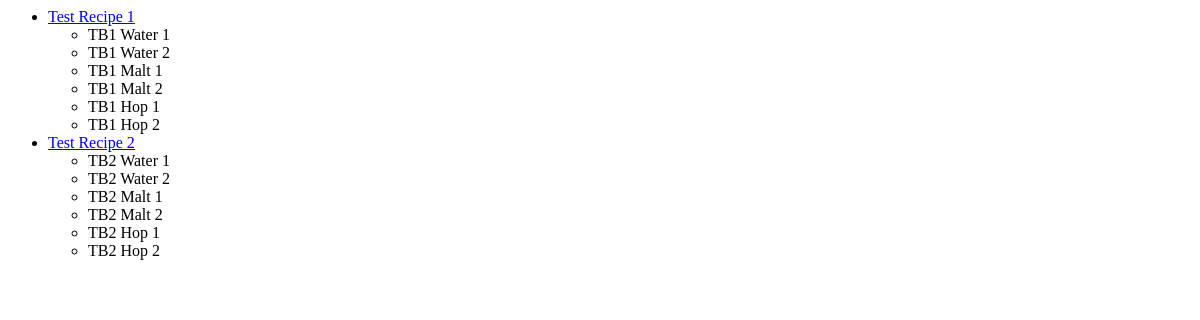
Before: /recipes/ with the older database file.
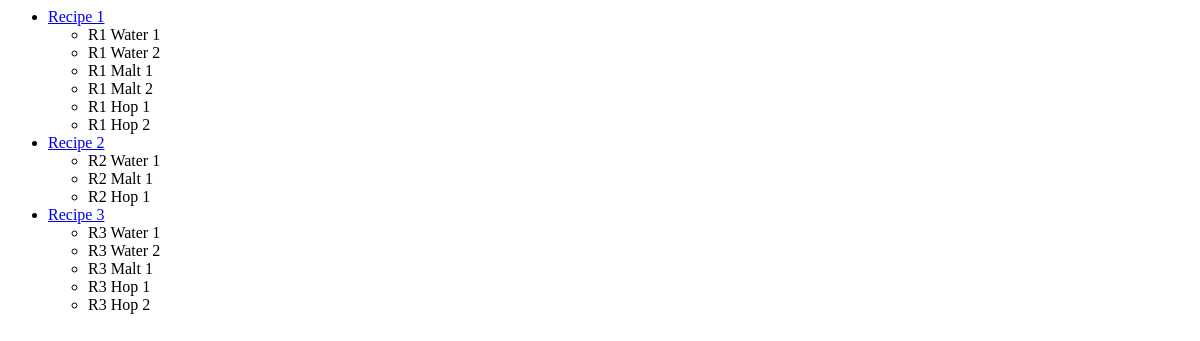
After: the same page with the newer database file.
### recipes/models.py (models this page shows, shortened)
class Recipe(models.Model):
    name = models.CharField(max_length=200, unique=True)
    beer_type = models.CharField(max_length=200)
    @property
    def water(self):
        return Water.objects.filter(recipe=self)
    @property
    def malt(self):
        return Malt.objects.filter(recipe=self)
    @property
    def hop(self):
        return Hop.objects.filter(recipe=self)

class Water(models.Model):
    recipe = models.ForeignKey(Recipe, on_delete=models.CASCADE)
    name = models.CharField(max_length=200)
    volume = models.DecimalField(max_digits=5, decimal_places=2)

class Malt(models.Model):
    recipe = models.ForeignKey(Recipe, on_delete=models.CASCADE)
    name = models.CharField(max_length=200)
    weight = models.DecimalField(max_digits=5, decimal_places=2)

class Hop(models.Model):
    recipe = models.ForeignKey(Recipe, on_delete=models.CASCADE)
    name = models.CharField(max_length=200)
    weight = models.DecimalField(max_digits=5, decimal_places=2)

### recipes/views.py (the view)
def index(request):
    recipes = Recipe.objects.all()
    return render(request, 'recipes/index.html', {'recipes_list': recipes})

### recipes/templates/recipes/index.html
{% if recipes_list %}
    <ul>
    {% for recipe in recipes_list %}
        <li>
          <a target="_blank" href="/admin/recipes/recipe/{{ recipe.id }}/">{{ recipe.name }}</a>
          <ul>
            {% for water in recipe.water %}
              <li>{{ water.name }}</li>
            {% endfor %}
            {% for malt in recipe.malt %}
              <li>{{ malt.name }}</li>
            {% endfor %}
            {% for hop in recipe.hop %}
              <li>{{ hop.name }}</li>
            {% endfor %}
          </ul>
        </li>
    {% endfor %}
    </ul>
{% else %}
    <p>No reciped are available.</p>
{% endif %}

Changed rows visible on the page:
removed Recipe: name "Test Recipe 1"
removed Water: name "TB1 Water 1", shown under "Test Recipe 1"
removed Water: name "TB1 Water 2", shown under "Test Recipe 1"
removed Malt: name "TB1 Malt 1", shown under "Test Recipe 1"
removed Malt: name "TB1 Malt 2", shown under "Test Recipe 1"
removed Hop: name "TB1 Hop 1", shown under "Test Recipe 1"
removed Hop: name "TB1 Hop 2", shown under "Test Recipe 1"
removed Recipe: name "Test Recipe 2", Water (name "TB2 Water 2"), Malt (name "TB2 Malt 2"), Hop (name "TB2 Hop 2")
removed Water: name "TB2 Water 1", shown under "Test Recipe 2"
removed Malt: name "TB2 Malt 1", shown under "Test Recipe 2"
removed Hop: name "TB2 Hop 1", shown under "Test Recipe 2"
added Recipe: name "Recipe 1", Water (name "R1 Water 1"), Malt (name "R1 Malt 1"), Hop (name "R1 Hop 1")
added Water: name "R1 Water 2", shown under "Recipe 1"
added Malt: name "R1 Malt 2", shown under "Recipe 1"
added Hop: name "R1 Hop 2", shown under "Recipe 1"
added Recipe: name "Recipe 2"
added Water: name "R2 Water 1", shown under "Recipe 2"
added Malt: name "R2 Malt 1", shown under "Recipe 2"
added Hop: name "R2 Hop 1", shown under "Recipe 2"
added Recipe: name "Recipe 3"
added Water: name "R3 Water 1", shown under "Recipe 3"
added Water: name "R3 Water 2", shown under "Recipe 3"
added Malt: name "R3 Malt 1", shown under "Recipe 3"
added Hop: name "R3 Hop 1", shown under "Recipe 3"
added Hop: name "R3 Hop 2", shown under "Recipe 3"
